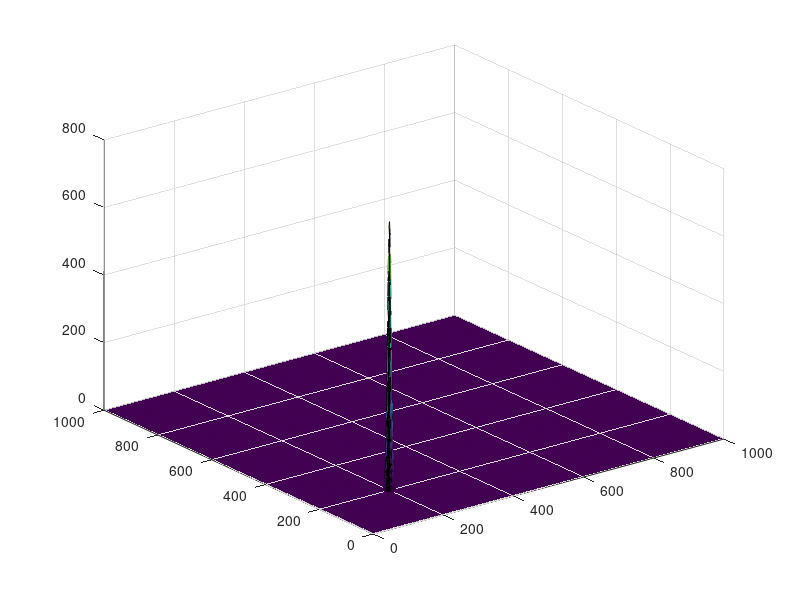

The MATLAB script that drew this image: (Note: this script raises an error after producing the figure.)
%%%%%%%%%%%%%%%%%%%%%%%%%%%%%%%%%%%%%%%%%%%%%%%%%%%%%%%%%%%%%%%%%%%%%%%%%%%
% The University of Manchester, United Kingdom
% 
% Project: MEng Dissertation
% Year: 2023
% MATLAB: R2022b
% Author(s): Mohammed Alsubeihi (MA)
% 
% Last modified:
% - 2023/02/13, MA: Initial creation
%
% Purpose: Defines a function handle containing the ode system
% corresponding to the two-dimensional method of moments.
% References: 
% (1) Ramkrishna, D., 2000. Population balances : theory and applications
% to particulate systems in engineering. Academic Press.
%
% Input arguments
% 
% Output arguments
%
%%%%%%%%%%%%%%%%%%%%%%%%%%%%%%%%%%%%%%%%%%%%%%%%%%%%%%%%%%%%%%%%%%%%%%%%%%%

clear; clc
close all

%% Define initial PSD

L1 = 1:1000;
L2 = 1:1000;
[l1,l2] = meshgrid(L1,L2);

L = [l1(:) l2(:)];
mean = [200 200];
standardDeviation = [20 0; 0 20];

f0 = 1e5*mvnpdf(L,mean, standardDeviation);
f0 = reshape(f0,length(L2),length(L1));

surf(L1,L2,f0)
clim([min(f0(:))-0.5*range(f0(:)),max(f0(:))])
axis([180 220 180 220 0 800])

%% Calculate initial cross-moments (using integration)

initialm00 = trapz(L2,trapz(L1,f0));
initialm10 = trapz(L2,trapz(L1,L2.*f0));
initialm01 = trapz(L2,trapz(L1,L1.*f0));
initialm20 = trapz(L2,trapz(L1.^2.*f0));
initialm11 = trapz(L2,trapz(L1,L1.*L2.*f0));
initialm21 = trapz(L2, trapz(L1,L1.^2.*L2.*f0));

%% Constant values

T = 25;
solubility = 3.37*exp(0.0359*T);
c0 = 30;
k11 = 5;
k12 = 1;
k21 = 2.5;
k22 = 1;
shapeFactor = pi();
particleDensity = 1.46e-12;

%% ODE system integration

%Initial conditions
y0 = [initialm00 initialm10 initialm01 initialm20 initialm11 initialm21 c0];

timeSpan = [0 10];

[t, y] = ode45(@(t,y)mom2D(y,solubility,k11,k12,k21,k22,shapeFactor,particleDensity), timeSpan, y0);

figure(2)
plot(t,y(:,7))